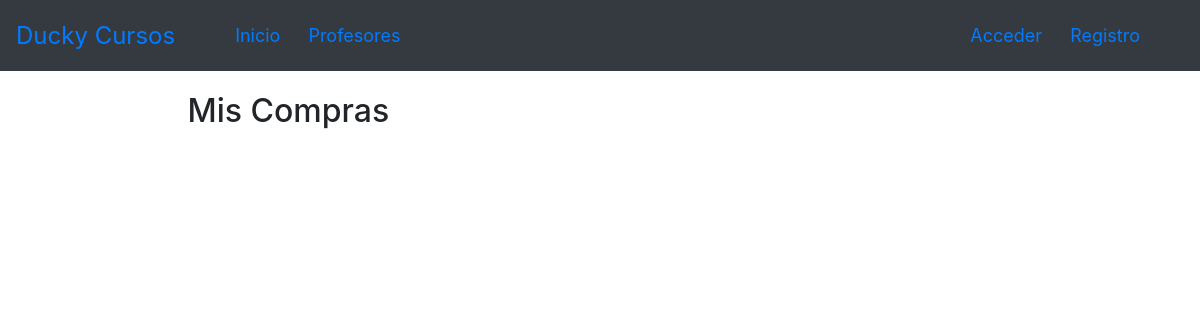
The app's page /MisCompras/, older data.
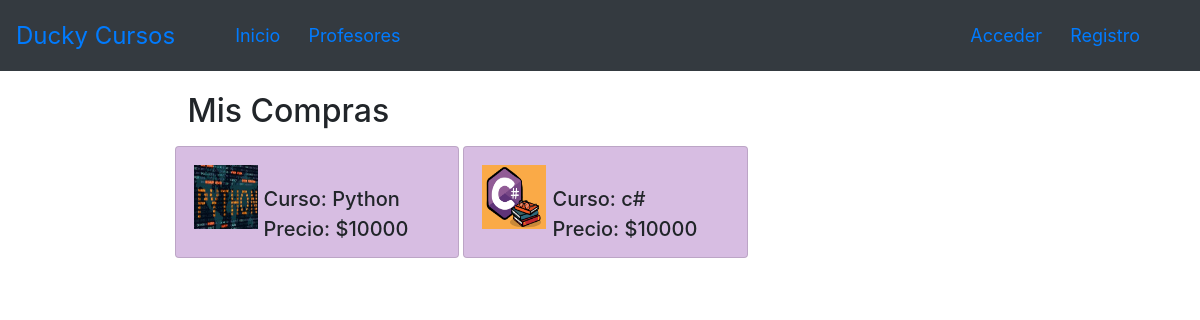
The same page, newer data.
### core/models.py (models this page shows, shortened)
class Compra(models.Model):
    idCurso = models.ForeignKey(Curso,on_delete=models.PROTECT,verbose_name='Curso')
    idAutor = models.ForeignKey(settings.AUTH_USER_MODEL,on_delete=models.PROTECT,verbose_name='Autor')
    class Meta:
        db_table = 'compra'

class Curso(models.Model):
    titulo = models.CharField( max_length=50)
    descripcion = models.TextField( max_length=200)
    anio = models.CharField( max_length=50,verbose_name="año")
    precio = models.IntegerField(default=10000 ,editable=False)
    idAutor = models.ForeignKey(settings.AUTH_USER_MODEL,on_delete=models.PROTECT)
    email = models.CharField( max_length=50)
    imagen = models.ImageField(upload_to="curso", null=True)
    idSucursal = models.ForeignKey(Sucursale, on_delete=models.CASCADE,null=False)
    class Meta:
        db_table = 'curso'

### core/views.py (the view)
# urls.py: path('MisCompras/',views.MisCompras, name ='MisCompras'),
def MisCompras(request):
    compras = Compra.objects.all()
    data = {
        'compras': compras
    }
    return render(request,"core/Compras/compras.html",data)

### core/templates/core/Compras/compras.html (shortened to what this page needs)
{% extends 'core/base.html' %}
{% load static %}
{% block content %}
<main role="main">
  <div class="container">
    <div class="row mt-3" >
      <div class="col-md-9 mx-auto mb-5">
        <h2>Mis Compras</h2>
      <div class="row">
        {% for compra in compras %}
        {% if not compra.idAutor.is_superuser %}
          <div class=" card col-md-4 mt-2 mb-3 " style="padding:8px;  margin:2px; background-color:#D7BDE2 ;">
            <div class="row p-1">
              <div class="col-md-12">
                {% if compra.idCurso.imagen %}
                  <img src="{{compra.idCurso.imagen.url}}" class="img-fluid profile-avatar" style="margin:6px;">
                  <br>
                  <h5 class="text-rigth" style="margin:2px; padding:2px"> Curso: {{compra.idCurso.titulo}} </h5>
                  <h5 class="text-rigth" style="margin:2px; padding:2px"> Precio: ${{compra.idCurso.precio}} </h5>
                {% endif %}
              </div>
            </div>
          </div>
          {% endif %}
        {% endfor %}
      </div>
      </div>
    </div>
  </div>
</main>
{% endblock %}

Row changes from the older to the newer data that the page shows:
added Compra: idCurso.imagen (picture), idCurso.titulo "Python", idCurso.precio "10000"
added Compra: idCurso.imagen (picture), idCurso.titulo "c#", idCurso.precio "10000"
